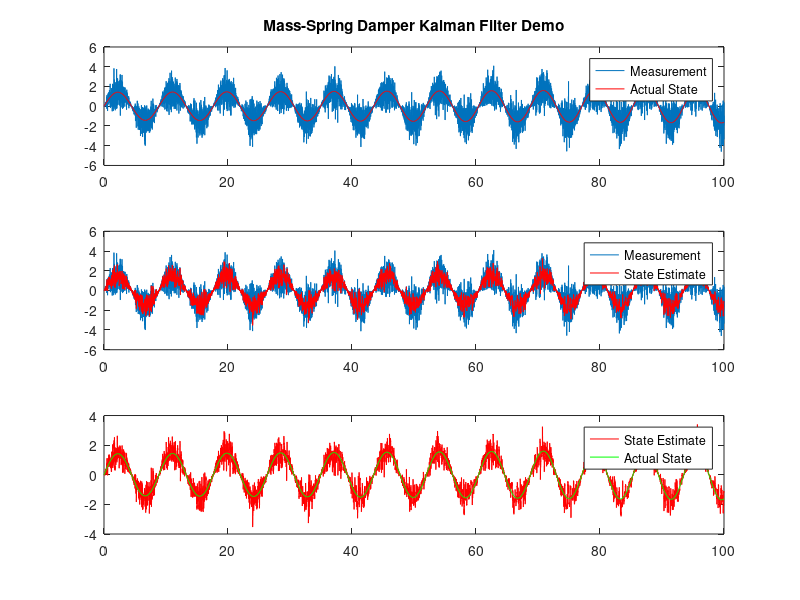
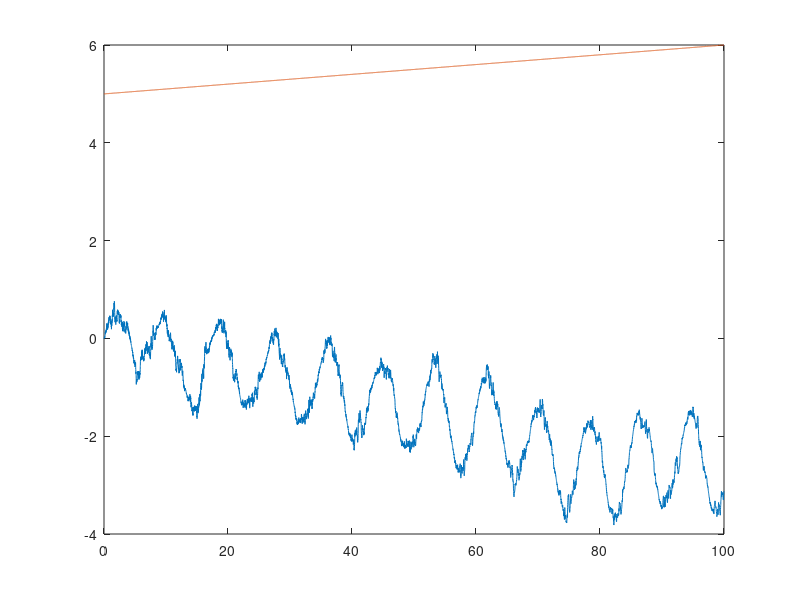

Source code (MATLAB) for these figures, in order:
%% initialize system parameters
k = 5;
m = 10;
k2 = 5;
cf = 0.01;
A = [0 1;-k/m -cf/m];
A2 = [0 1;-k2/m -cf/m];
B = [0;0];
C = [1 0];
D = 0;
% process covariance noise
Q_mu = [0 0];
Q_cov = [0.4 0.4; 0.4 0.4];
% measurement covariance noise
R_mu = 0;
R_cov = 0.4;

%% system

s1 = ss(A,B,C,D); % LTI system object
[y,t,xs] = step(s1); % plot step response

%% Discrete-time model of the process
dt = 0.01; % sampling time of system
Phi = expm(A*dt);
Phi2 = expm(A2*dt);
H = C;
%% Simulation loop
T = 100;
n = T/dt;
x = zeros(2,n); % zero the state vector
z = zeros(1,n); % zero the measurement vector
wk = 10; % process noise source
vk = 20; % measurement noise
x(2,1) = 1;
t = 0:dt:(n-1)*dt; % time vector
k_val = zeros(1,n);

for i = 1:n
    if i>n/2
        Gamma = inv(A2)*(Phi2-eye(2))*B;
        x(:,i+1) = x(:,i)+A2*x(:,i)*dt + wk*mvnrnd(Q_mu,Q_cov)*Gamma;%+ Gamma*wk*mvnrnd(Q_mu,Q_cov,1).';
        A2 = [0 1;-(k2+0.01*t(i))/m -cf/m];
        k_val(1,i) = k2+0.01*t(i);
    end
    if i<=n/2
        Gamma = inv(A)*(Phi-eye(2))*B;
        x(:,i+1) = x(:,i)+A*x(:,i)*dt + wk*mvnrnd(Q_mu,Q_cov)*Gamma; %Phi*x(:,i)+ Gamma*wk*mvnrnd(Q_mu,Q_cov,1).'; % generated with input-reffered noise
        k_val(1,i) = k+0.01*t(i);
        A = [0 1;-(k+0.01*t(i))/m -cf/m];

    end
    % x(:,i+1) = Phi*x(:,i) + wk*(randn(2,1)); % process noise(direct)
    z(i) = H * x(:,i) + vk*H*x(:,i)*5.0/100*mvnrnd(R_mu,R_cov,1);
end
%%plots

subplot(3,1,1),stairs(t,z)
title('Mass-Spring Damper Kalman Filter Demo')
hold on
stairs(t,x(1,1:end-1),'r')
legend('Measurement','Actual State')
hold off


%% kalman filter
x0 = x(:,1);
k0 = 0;
x_post = [0 0 k0].';
P_post = [0.1 0.1 0.1; 0.1 0.1 0.1;0.1 0.1 0.1];
Q_k = [0.01 0.01 0.01; 0.01 0.01 0.01 ; 0.01 0 0 ];
R_k1 = 21;
xhat = zeros(3,n);
xhat(:,1) = [x0(1) x0(2) k0 ];
%initial estimate for spring constant

%define initial coefficient matrix
A = [ 0 1 0 ; -k0/m -cf/m  0; 0 0 0 ];
lambda = 0.5;
% window for moving window KF
window = 10;
% variables for measurement covariance estimation
e_window = zeros(1,window);
e_exp = zeros(1,window);
% variables for process covariance estimation
e_k = zeros(1,window);
Rk = 0;
for i=1:n
    x_pri = x_post+ A*x_post*dt ;
    H_k1 = [1 0 0];
    phi_k = A;
    P_pri = phi_k * P_post * (phi_k.') + Q_k;
    % measure covariance noise calculation
    if i>1
        Yksmooth = (1-lambda)*z(i-1) + lambda*z(i);
    else
        Yksmooth = z(i);
    end

    if i<=window
        e_window(1,i) = z(i) - Yksmooth;
        e_exp(1,i) = sum(e_window)/i;
        Rk = ((e_window-e_exp)*(e_window-e_exp).')/i;
    else
        e_window = circshift(e_window,-1,1);
        e_window(1,window) = z(i) - Yksmooth;
        e_exp = circshift(e_exp,-1,1);
        e_exp(1,window) = sum(e_window)/window;
        Rk = ((e_window-e_exp)*(e_window-e_exp).')/(window-1);
    end
    
    K_k1 = P_pri*(H_k1.') /(H_k1*P_pri*(H_k1.') + Rk);
    Y_k1 = z(i);
    
    % process covariance estimation
    if i<=window
        e_k(1,i) = z(i) - H_k1*x_pri;
        C0 = sum(e_k)/i;
    else
        e_k = circshift(e_k,-1,1);
        e_k(1,window) = z(i) - H_k1*x_pri;
        C0 = sum(e_k)/window;
    end
    a = [1e-1 1e-1 1e-1].';
    Q_k = Q_k*exp(a.'*H_k1.'*(C0 - Rk - H_k1*P_pri*H_k1.')*H_k1*a);
    
    x_post = x_pri + K_k1*(Y_k1 - H_k1*x_pri);
    P_post = (eye(3) - K_k1*H_k1)*P_pri;
    A = [ 0 1 0 ; -x_post(3)/m -cf/m 0; 0 0 0 ]; 
    xhat(:,i+1)=x_post;
    if i>5
        xhat(3,i+1) = (x_post(3) + xhat(3,i) + xhat(3,i-1) + xhat(3,i-2) + xhat(3,i-3))/5.0;
    end
    
   
end
subplot(3,1,2),stairs(t,z)
hold on
stairs(t,xhat(1,1:end-1),'r')
legend('Measurement','State Estimate')
hold off
subplot(3,1,3),stairs(t,xhat(1,1:end-1),'r')
hold on
stairs(t,x(1,1:end-1),'g')
legend('State Estimate','Actual State')
hold off


f1= figure;
figure(f1);
plot(t,xhat(3,2:end))
hold on
plot(t,k_val)
hold off

